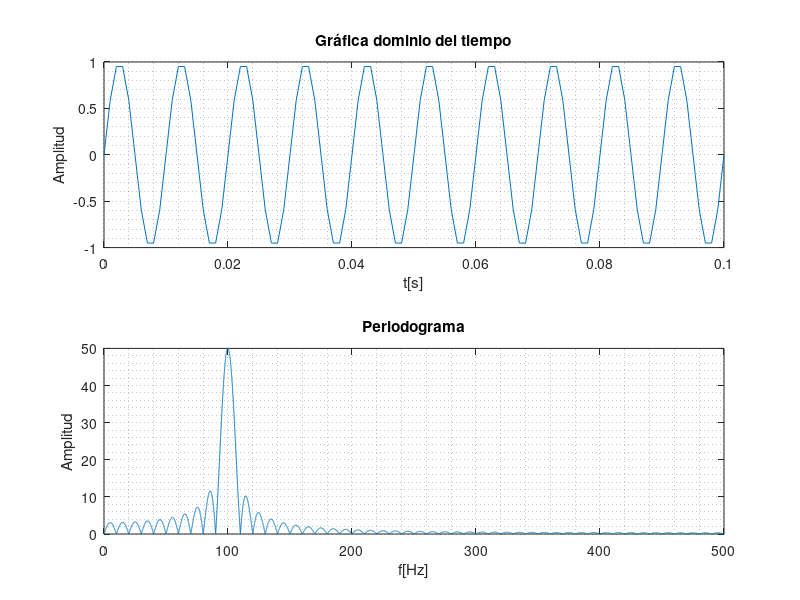

MATLAB code for this plot:
%% PRÁCTICA 9.1. Aparición de la SINC en el periodograma de una señal monocomponente.

clc, clear all, close all
f1=100;
duracion=0.1;
Fmax = f1;
Fs=10*Fmax; 
Ts=1/Fs;
n=0:Ts:duracion; % base de tiempos (discreto)
xn=sin(2*pi*f1*n); % vector de amplitudes
% Grafica (dominio del tiempo)
subplot(2,1,1)
plot(n,xn), grid minor
title('Gráfica dominio del tiempo'); xlabel('t[s]'); ylabel('Amplitud')
%% Dominio de frecuencia (periodograma)
N=length(xn); % numero de muestras de la señal discretizada
FACTOR = 256;
nFFT=2^(ceil(log2(N)))*FACTOR;
Xn = fft(xn,nFFT); % nFFT complejos
% Periodograma = modulo(fft)
periodograma_1=abs(Xn); % Xn tiene nFFT puntos
% Eje de frecuencias
f=linspace(0,Fs,nFFT);
% Gráfica (periodograma)
subplot(2,1,2)
plot(f,periodograma_1); grid minor
axis([0 Fs/2 0 max(periodograma_1)]);% Xmin Xmax Ymin Ymax
title('Periodograma'); xlabel('f[Hz]'); ylabel('Amplitud') 
